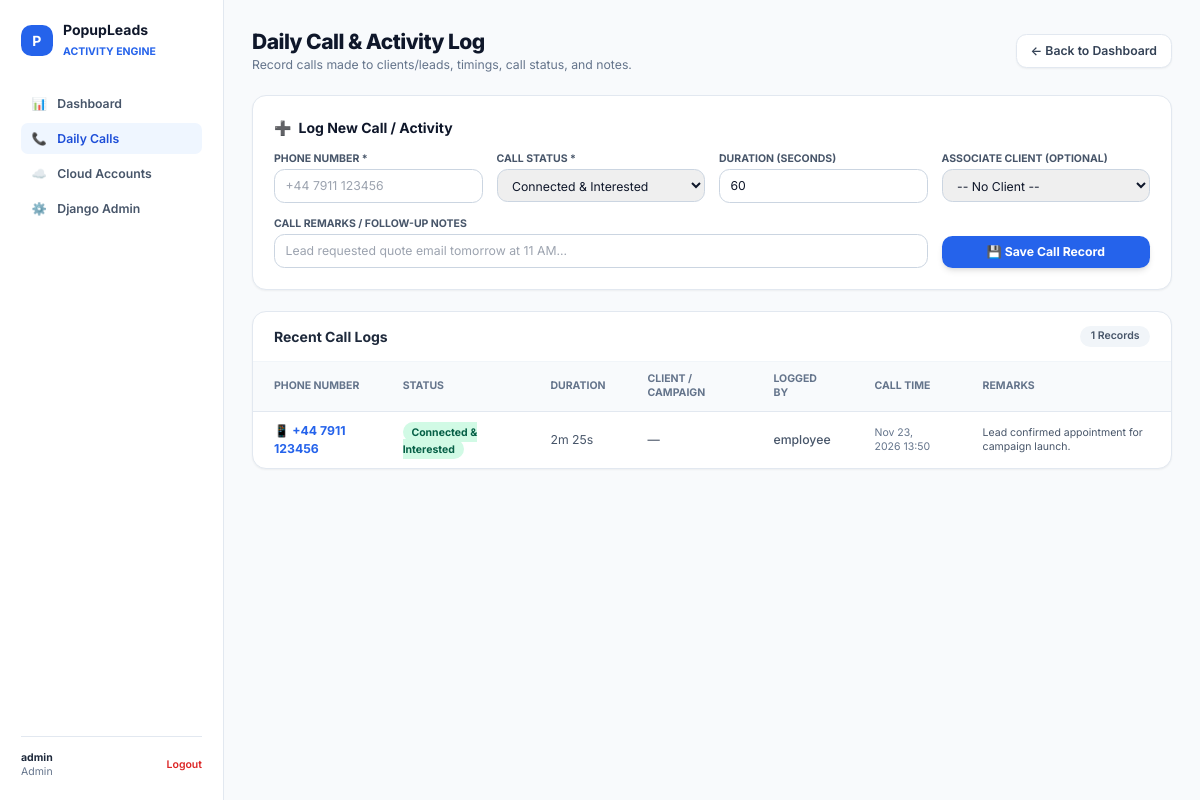
The app's page /calls/ (signed in) with its own data.
### core/models.py (models this page shows, shortened)
class User(AbstractUser):
    class Role(models.TextChoices):
        ADMIN = 'ADMIN', 'Admin'
        EMPLOYEE = 'EMPLOYEE', 'Employee'
    role = models.CharField(
        max_length=20,
        choices=Role.choices,
        default=Role.EMPLOYEE,
        help_text="Determines permissions across the application."
    )
    phone = models.CharField(max_length=25, blank=True, null=True)
    department = models.CharField(max_length=100, blank=True, default='Lead Operations')
    is_active = models.BooleanField(default=True)
    @property
    def is_admin_user(self):
        return self.role == self.Role.ADMIN or self.is_superuser

class CallLog(models.Model):
    class CallStatus(models.TextChoices):
        CONNECTED = 'CONNECTED', 'Connected & Interested'
        FOLLOW_UP = 'FOLLOW_UP', 'Follow-up Scheduled'
        NO_ANSWER = 'NO_ANSWER', 'No Answer / Ringing'
        BUSY = 'BUSY', 'Line Busy'
        WRONG_NUMBER = 'WRONG_NUMBER', 'Wrong / Invalid Number'
        REJECTED = 'REJECTED', 'Not Interested / Rejected'
    user = models.ForeignKey(User, on_delete=models.SET_NULL, null=True, related_name='call_logs')
    country = models.ForeignKey('Country', on_delete=models.SET_NULL, null=True, blank=True, related_name='call_logs')
    client = models.ForeignKey(Client, on_delete=models.SET_NULL, null=True, blank=True, related_name='call_logs')
    geo_code = models.CharField(max_length=10, blank=True, default='', help_text="e.g. DE, AT, UK, US")
    phone_number = models.CharField(max_length=50)
    call_status = models.CharField(max_length=20, choices=CallStatus.choices, default=CallStatus.CONNECTED)
    duration_seconds = models.PositiveIntegerField(default=0, help_text="Call duration in seconds")
    call_time = models.DateTimeField(default=timezone.now, help_text="Time call was placed")
    remarks = models.TextField(blank=True, help_text="Notes from call conversation")
    created_at = models.DateTimeField(auto_now_add=True)
    class Meta:
        ordering = ['-call_time']
    @property
    def duration_formatted(self):
        mins = self.duration_seconds // 60
        secs = self.duration_seconds % 60
        return f"{mins}m {secs}s"

### core/views.py (the view, shortened to what this page needs)
# urls.py: path('calls/', views.call_logs_view, name='call_logs'),
@login_required
def call_logs_view(request):
    if request.user.is_admin_user:
        calls = CallLog.objects.select_related('user', 'client').all()[:100]
    else:
        calls = CallLog.objects.select_related('client').filter(user=request.user)[:100]
    clients = Client.objects.all()
    return render(request, 'calls_activity.html', {'calls': calls, 'clients': clients})

### templates/calls_activity.html (shortened to what this page needs)
{% extends 'base.html' %}
{% block content %}
<div class="min-h-screen bg-slate-50 flex">
  <aside class="w-64 bg-white border-r border-slate-200 p-6 flex flex-col justify-between">
    <div>
      <div class="flex items-center gap-3 mb-8">
        <div class="w-9 h-9 rounded-xl bg-blue-600 text-white flex items-center justify-center font-bold">P</div>
        <div>
          <h2 class="font-bold text-slate-900 leading-tight">PopupLeads</h2>
          <span class="text-xs text-blue-600 font-bold uppercase">Activity Engine</span>
        </div>
      </div>
      <nav class="space-y-1">
        <a href="{% url 'dashboard' %}" class="flex items-center gap-3 px-3 py-2 text-sm font-semibold rounded-lg text-slate-600 hover:bg-slate-100">
          <span>📊</span> Dashboard
        </a>
        <a href="{% url 'call_logs' %}" class="flex items-center gap-3 px-3 py-2 text-sm font-semibold rounded-lg bg-blue-50 text-blue-700">
          <span>📞</span> Daily Calls
        </a>
        {% if user.is_admin_user %}
        <a href="{% url 'cloud_accounts' %}" class="flex items-center gap-3 px-3 py-2 text-sm font-semibold rounded-lg text-slate-600 hover:bg-slate-100">
          <span>☁️</span> Cloud Accounts
        </a>
        <a href="/admin/" target="_blank" class="flex items-center gap-3 px-3 py-2 text-sm font-semibold rounded-lg text-slate-600 hover:bg-slate-100">
          <span>⚙️</span> Django Admin
        </a>
        {% endif %}
      </nav>
    </div>
    <div class="pt-4 border-t border-slate-200 flex items-center justify-between">
      <div class="text-xs">
        <p class="font-bold text-slate-800">{{ user.username }}</p>
        <span class="text-slate-500">{{ user.get_role_display }}</span>
      </div>
      <a href="{% url 'logout' %}" class="text-xs font-semibold text-red-600 hover:underline">Logout</a>
    </div>
  </aside>
  <main class="flex-1 p-8 overflow-y-auto">
    <div class="max-w-6xl mx-auto space-y-6">
      <div class="flex items-center justify-between">
        <div>
          <h1 class="text-2xl font-extrabold text-slate-900 tracking-tight">Daily Call & Activity Log</h1>
          <p class="text-sm text-slate-500">Record calls made to clients/leads, timings, call status, and notes.</p>
        </div>
        <a href="{% url 'dashboard' %}" class="px-4 py-2 bg-white border border-slate-200 rounded-xl text-sm font-semibold text-slate-700 shadow-sm hover:bg-slate-50">
          ← Back to Dashboard
        </a>
      </div>
      <div class="bg-white p-6 rounded-2xl border border-slate-200 shadow-sm">
        <h3 class="text-base font-bold text-slate-900 mb-4 flex items-center gap-2">
          <span>➕</span> Log New Call / Activity
        </h3>
        <form method="POST" action="{% url 'call_logs' %}" class="grid grid-cols-1 md:grid-cols-4 gap-4">
          <div>
            <label class="block text-xs font-bold uppercase text-slate-600 mb-1">Phone Number *</label>
            <input type="text" name="phone_number" required placeholder="+44 7911 123456" class="w-full px-3 py-2 border border-slate-300 rounded-xl text-sm focus:ring-2 focus:ring-blue-500 focus:outline-none">
          </div>
          <div>
            <label class="block text-xs font-bold uppercase text-slate-600 mb-1">Call Status *</label>
            <select name="call_status" class="w-full px-3 py-2 border border-slate-300 rounded-xl text-sm focus:ring-2 focus:ring-blue-500 focus:outline-none">
              <option value="CONNECTED">Connected & Interested</option>
            </select>
          </div>
          <div>
            <label class="block text-xs font-bold uppercase text-slate-600 mb-1">Duration (Seconds)</label>
            <input type="number" name="duration_seconds" value="60" min="0" class="w-full px-3 py-2 border border-slate-300 rounded-xl text-sm focus:ring-2 focus:ring-blue-500 focus:outline-none">
          </div>
          <div>
            <label class="block text-xs font-bold uppercase text-slate-600 mb-1">Associate Client (Optional)</label>
            <select name="client_id" class="w-full px-3 py-2 border border-slate-300 rounded-xl text-sm focus:ring-2 focus:ring-blue-500 focus:outline-none">
              <option value="">-- No Client --</option>
            </select>
          </div>
          <div class="md:col-span-3">
            <label class="block text-xs font-bold uppercase text-slate-600 mb-1">Call Remarks / Follow-up Notes</label>
            <input type="text" name="remarks" placeholder="Lead requested quote email tomorrow at 11 AM..." class="w-full px-3 py-2 border border-slate-300 rounded-xl text-sm focus:ring-2 focus:ring-blue-500 focus:outline-none">
          </div>
          <div class="flex items-end">
            <button type="submit" class="w-full py-2 px-4 bg-blue-600 hover:bg-blue-700 text-white font-bold rounded-xl text-sm shadow-md transition">
              💾 Save Call Record
            </button>
          </div>
        </form>
      </div>
      <div class="bg-white rounded-2xl border border-slate-200 shadow-sm overflow-hidden">
        <div class="px-6 py-4 border-b border-slate-100 flex items-center justify-between">
          <h3 class="font-bold text-slate-800">Recent Call Logs</h3>
          <span class="text-xs bg-slate-100 px-3 py-1 rounded-full text-slate-600 font-semibold">{{ calls|length }} Records</span>
        </div>
        <table class="w-full text-left text-sm">
          <thead class="bg-slate-50 text-slate-500 text-xs uppercase font-bold border-b border-slate-200">
            <tr>
              <th class="py-3 px-6">Phone Number</th>
              <th class="py-3 px-6">Status</th>
              <th class="py-3 px-6">Duration</th>
              <th class="py-3 px-6">Client / Campaign</th>
              <th class="py-3 px-6">Logged By</th>
              <th class="py-3 px-6">Call Time</th>
              <th class="py-3 px-6">Remarks</th>
            </tr>
          </thead>
          <tbody class="divide-y divide-slate-100">
            {% for call in calls %}
            <tr class="hover:bg-slate-50 transition">
              <td class="py-3 px-6 font-bold text-slate-900">
                <a href="tel:{{ call.phone_number }}" class="text-blue-600 hover:underline">📱 {{ call.phone_number }}</a>
              </td>
              <td class="py-3 px-6">
                <span class="px-2.5 py-1 rounded-full text-xs font-bold
                  {% if call.call_status == 'CONNECTED' %}bg-emerald-100 text-emerald-800
                  {% elif call.call_status == 'FOLLOW_UP' %}bg-blue-100 text-blue-800
                  {% elif call.call_status == 'WRONG_NUMBER' %}bg-red-100 text-red-800
                  {% else %}bg-amber-100 text-amber-800{% endif %}">
                  {{ call.get_call_status_display }}
                </span>
              </td>
              <td class="py-3 px-6 text-slate-600">{{ call.duration_formatted }}</td>
              <td class="py-3 px-6 text-slate-700">{{ call.client.name|default:"—" }}</td>
              <td class="py-3 px-6 text-slate-600 font-medium">{{ call.user.username }}</td>
              <td class="py-3 px-6 text-slate-500 text-xs">{{ call.call_time|date:"M d, Y H:i" }}</td>
              <td class="py-3 px-6 text-slate-600 text-xs">{{ call.remarks|default:"—" }}</td>
            </tr>
            {% empty %}
            <tr>
              <td colspan="7" class="py-8 text-center text-slate-400">No call records found yet. Use the form above to log your first call.</td>
            </tr>
            {% endfor %}
          </tbody>
        </table>
      </div>
    </div>
  </main>
</div>
{% endblock %}

### static/css/style.css (style rules this page uses)
:root { --bg-app: #f8fafc; --bg-surface: #ffffff; --bg-surface-subtle: #f1f5f9; --bg-surface-hover: #e2e8f0; --border-color: #e2e8f0; --border-color-light: #f1f5f9; --border-color-focus: #3b82f6; --text-main: #0f172a; --text-muted: #64748b; --text-subtle: #94a3b8; --text-inverse: #ffffff; --primary: #2563eb; --primary-hover: #1d4ed8; --primary-light: #eff6ff; --primary-border: #bfdbfe; --primary-focus-ring: rgba(37, 99, 235, 0.2); --emerald: #10b981; --emerald-hover: #059669; --emerald-light: #ecfdf5; --emerald-border: #a7f3d0; --emerald-glow: rgba(16, 185, 129, 0.25); --amber: #f59e0b; --amber-hover: #d97706; --amber-light: #fffbeb; --amber-border: #fde68a; --amber-glow: rgba(245, 158, 11, 0.25); --danger: #ef4444; --danger-hover: #dc2626; --danger-light: #fef2f2; --danger-border: #fecaca; --danger-focus-ring: rgba(239, 68, 68, 0.2); --indigo: #6366f1; --indigo-light: #eef2ff; --indigo-border: #c7d2fe; --teal: #0d9488; --teal-light: #f0fdfa; --teal-border: #99f6e4; --font-heading: 'Plus Jakarta Sans', system-ui, -apple-system, sans-serif; --font-body: 'Inter', system-ui, -apple-system, sans-serif; --shadow-xs: 0 1px 2px 0 rgba(15, 23, 42, 0.04); --shadow-sm: 0 1px 3px 0 rgba(15, 23, 42, 0.06), 0 1px 2px -1px rgba(15, 23, 42, 0.04); --shadow-md: 0 4px 6px -1px rgba(15, 23, 42, 0.07), 0 2px 4px -2px rgba(15, 23, 42, 0.05); --shadow-lg: 0 10px 15px -3px rgba(15, 23, 42, 0.08), 0 4px 6px -4px rgba(15, 23, 42, 0.04); --shadow-xl: 0 20px 25px -5px rgba(15, 23, 42, 0.09), 0 8px 10px -6px rgba(15, 23, 42, 0.04); --shadow-card-active: 0 4px 20px -2px rgba(16, 185, 129, 0.08), 0 2px 6px -1px rgba(0, 0, 0, 0.03); --shadow-card-paused: 0 4px 20px -2px rgba(245, 158, 11, 0.07), 0 2px 6px -1px rgba(0, 0, 0, 0.03); --sidebar-width: 290px; --topbar-height: 64px; --radius-sm: 6px; --radius-md: 10px; --radius-lg: 14px; --radius-xl: 18px; --radius-pill: 9999px; --transition-fast: 0.15s cubic-bezier(0.4, 0, 0.2, 1); --transition-smooth: 0.25s cubic-bezier(0.4, 0, 0.2, 1); }
*, *::before, *::after { box-sizing: border-box; margin: 0; padding: 0; }
html, body { height: 100%; font-family: var(--font-body); background-color: var(--bg-app); color: var(--text-main); font-size: 14px; line-height: 1.5; -webkit-font-smoothing: antialiased; -moz-osx-font-smoothing: grayscale; }
input, button, select, textarea { font: inherit; color: inherit; }
button { cursor: pointer; border: none; background: none; }
a { color: var(--primary); text-decoration: none; }

### records on screen
User: username "admin", role "Admin"
CallLog: phone_number "+44 7911 123456", call_status "Connected & Interested", duration_formatted "2m 25s", client.name "—", user.username "employee", call_time "Nov 23, 2026 13:50", remarks "Lead confirmed appointment for campaign launch."

### other values on screen
{{ calls|length }} "1"
